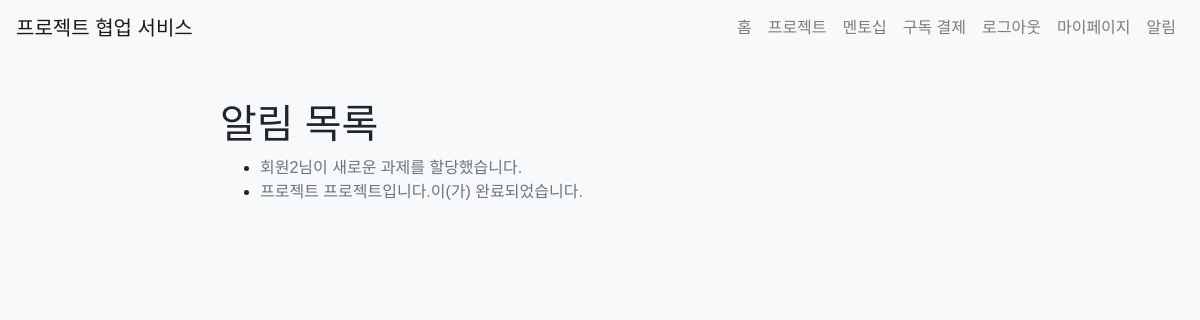
Before: /notification/ (signed in) with the older database file.
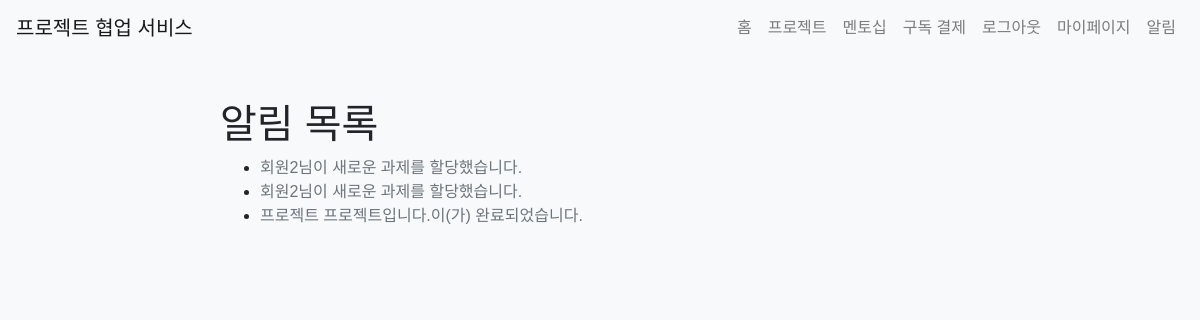
After: the same page with the newer database file.
### app/models.py (models this page shows)
class Notification(db.Model):
    id = db.Column(db.Integer, primary_key=True)
    user_id = db.Column(db.Integer, db.ForeignKey('user.id'), nullable=False)
    message = db.Column(db.String(255), nullable=False)
    created_at = db.Column(db.DateTime, default=datetime.utcnow)
    read = db.Column(db.Boolean, default=False)
    user = db.relationship('User', back_populates='notifications')

### app/views/notification.py (the view)
@bp.route('/')
@login_required
def index():
    notifications = Notification.query.filter_by(user=current_user).order_by(Notification.created_at.desc()).all()
    return render_template('notification/index.html', notifications=notifications)

### app/__init__.py (called while the page is built)
@login_manager.user_loader
def load_user(user_id):
    if user_id is not None:
        return User.query.get(int(user_id))
    return None

### app/templates/notification/index.html
{% extends 'base.html' %}
{% block content %}
<h1>알림 목록</h1>
<ul>
  {% for notification in notifications %}
  <li>
    <a href="{{ url_for('notification.read', notification_id=notification.id) }}"
       class="{% if not notification.read %}text-dark{% else %}text-muted{% endif %}">
      {{ notification.message }}
    </a>
  </li>
  {% endfor %}
</ul>
{% endblock %}

Changed rows visible on the page:
added Notification: message "회원2님이 새로운 과제를 할당했습니다."
